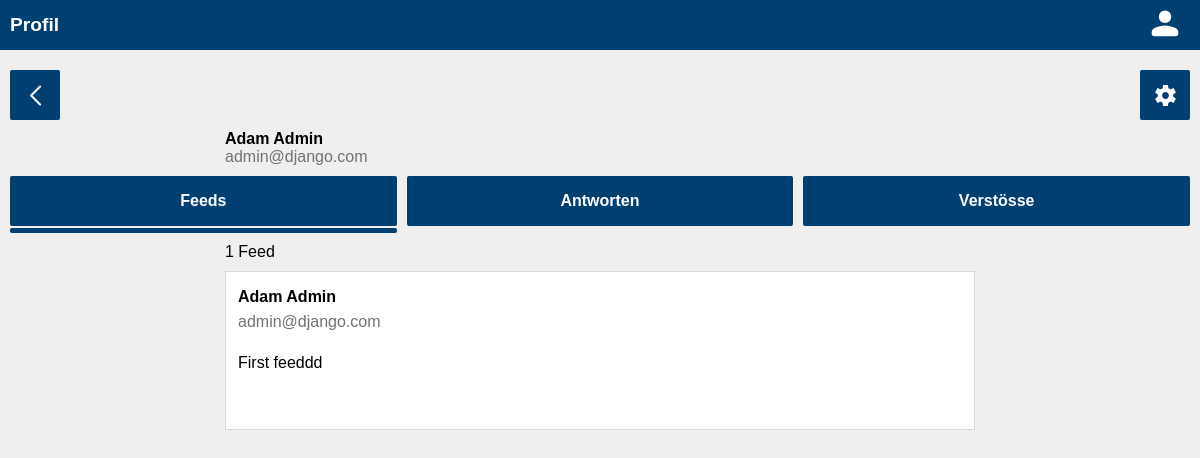
/users/1 (signed in), run on an earlier commit of the app's database.
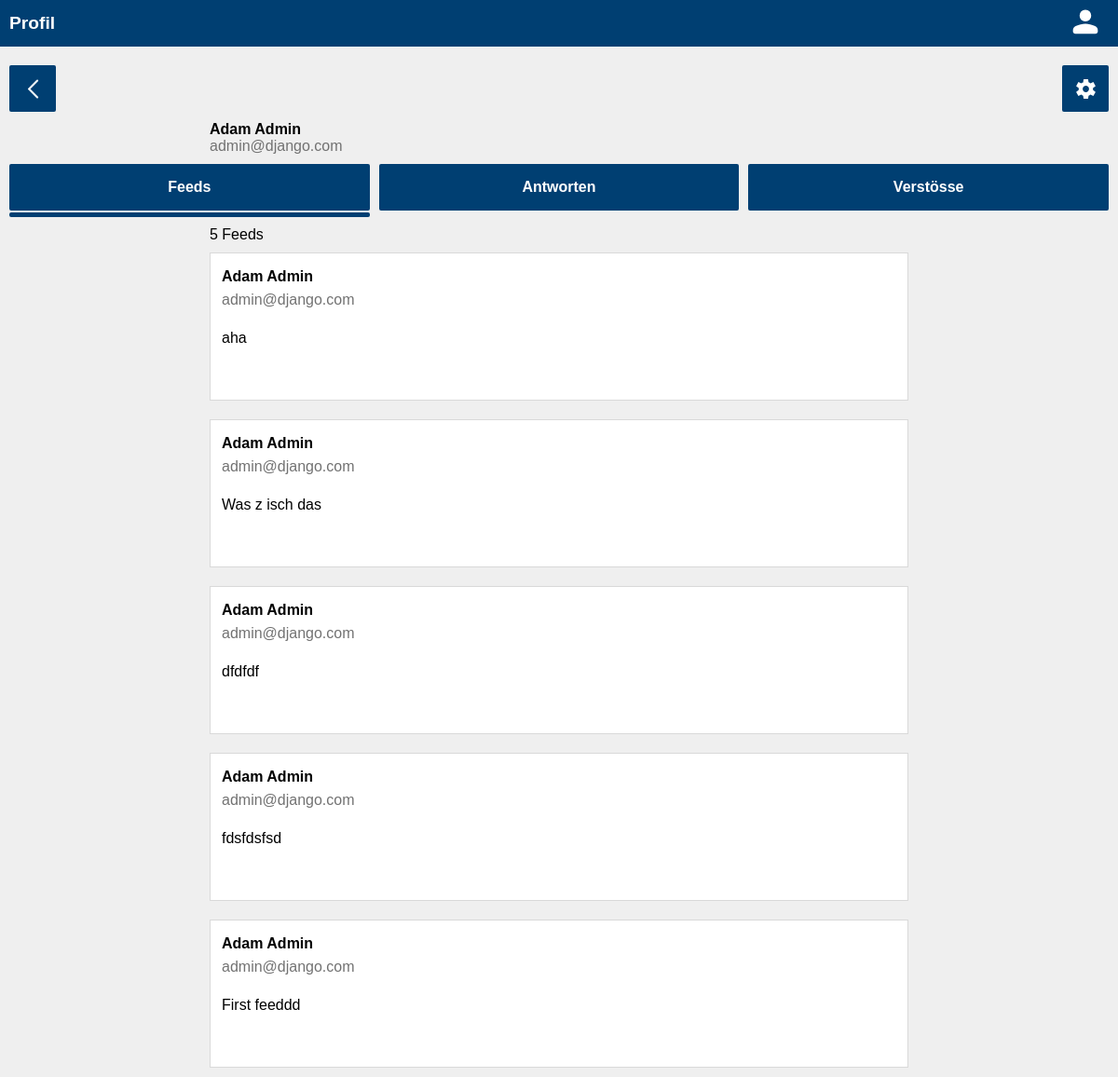
And on a later commit of the database.
### authentication/models.py (models this page shows)
class User(AbstractUser):
    first_name = models.CharField(max_length=100, verbose_name=_("Vorname"))
    last_name = models.CharField(max_length=100, verbose_name=_("Nachname"))
    username = models.EmailField(unique=True, verbose_name="Benutzername")
    email = models.EmailField(unique=True, verbose_name="E-Mail Adresse")
    USERNAME_FIELD = "email"
    REQUIRED_FIELDS = ["username"]
    birthdate = models.DateField(null=True, verbose_name=_("Geburtsdatum"))
    verified = models.BooleanField(null=True)

### feeds/models.py (models this page shows, shortened)
class Feed(models.Model):
    text = models.TextField(max_length=200)
    published_date = models.DateTimeField(auto_now_add=True, verbose_name=_("Veröffentlicht"))
    author = models.ForeignKey(
        User,
        on_delete=models.CASCADE,
        related_name="feeds",
    )
    class Meta:
        ordering = ["-published_date", "-id"]

### authentication/views.py (the view)
# urls.py: path("users/<int:pk>", UserView.as_view(), name="user"),
class UserView(generic.DetailView):
    model = User
    template_name = "authentication/user.html"

### authentication/templates/authentication/user.html (shortened to what this page needs)
{% load static %}
{% load i18n %}
<!DOCTYPE html>
<html lang="en">
<head>
    <link rel="stylesheet" href="{% static 'global.css' %}">
    <link rel="stylesheet" href="{% static 'header.css' %}">
    <link rel="stylesheet" href="{% static 'users.css' %}">
    <link rel="stylesheet" href="{% static 'style.css' %}">
    <link rel="stylesheet" href="{% static 'feeds.css' %}">
</head>
<body>
<header>
    <div class="grid-header">
        <h1 class="title">{% translate "Profil" %}</h1>
        <div class="profile">
            <a href="{% url 'user' request.user.id %}"><img src="{% static 'svgs/account.svg' %}" height="40px"/></a>
        </div>
    </div>
</header>
<main>
    {% if request.user.id == user.id or perms.authentication.view_user %}
        <div class="grid-buttons grid-buttons-user">
            <a href="{% url 'feeds' %}" class="crud-button back">
                <img src="{% static 'svgs/back.svg' %}" height="25px"/>
            </a>
            {% if request.user.id == user.id or perms.authentication.change_user %}
                <a href="{% url 'user_update' user.id %}" class="crud-button update">
                    <img src="{% static 'svgs/settings.svg' %}" height="25px"/>
                </a>
            {% endif %}
        </div>
        <div>
            <div class="user">
                <div class="fulname-container">
                    {% if user.first_name != "" and user.last_name %}
                        <p class="fulname">{{ user.first_name }} {{ user.last_name }}</p>
                    {% else %}
                        <p class="fulname">{% translate "Unbekannt" %}</p>
                    {% endif %}
                </div>
                <p class="email">{{ user.email }}</p>
            </div>
        </div>
        <div class="grid-tab feeds">
            <a class="tab">
                {% translate "Feeds" %}
            </a>
            <a href="{% url 'user_commentaries' user.id %}" class="tab replies">
                {% translate "Antworten" %}
            </a>
            <a href="{% url 'user_warns' user.id %}" class="tab warns">
                {% translate "Verstösse" %}
            </a>
            <div class="current">
            </div>
        </div>
        <div class="count">
            {% if user.feeds.count > 1 or user.feeds.count < 1 %}
                <p>{{ user.feeds.count }} {% translate "Feeds" %}</p>
            {% else %}
                <p>{{ user.feeds.count }} {% translate "Feed" %}</p>
            {% endif %}
        </div>
        <div class="grid-feeds">
        {% for feed in user.feeds.all %}
            {% if feed.author.id == user.id %}
                <a href={% url 'feed' feed.id %}>
                    <div class="card feed">
                        <div class="author">
                            <div class="fulname-container">
                                {% if feed.author.first_name != "" and feed.author.last_name != "" %}
                                    <p class="fulname">{{ feed.author.first_name }} {{ feed.author.last_name }}</p>
                                {% else %}
                                    <p class="fulname">{% translate "Unbekannt" %}</p>
                                {% endif %}
                            </div>
                            <p class="email">{{ feed.author.email }}</p>
                        </div>
                        <div class="text">
                            <p>{{ feed.text }}</p>
                        </div>
                    </div>
                </a>
            {% endif %}
        {% endfor %}
    {% else %}
        <div class="no-perm">
            <p>{% translate "Zugriff verweigert" %}</p>
        </div>
    {% endif %}
</main>
</body>

### authentication/static/global.css (style rules this page uses)
* { margin: 0; padding: 0; font-family: "Quicksand-Regular", sans-serif; }
html, body { height: 100%; background-color: #EFEFEF; }
main { position: relative; padding: 10px; }
a { color: #003f72; text-decoration: none; }

### authentication/static/header.css (style rules this page uses)
header { height: 50px; background-color: #003f72; color: white; font-weight: bold; padding: 0 10px; }
.grid-header { display: grid; grid-template-rows: 50px; grid-template-columns: 1fr 50px; grid-template-areas: "title profile"; }
header .title { grid-area: title; font-size: 1.2rem; display: flex; align-items: center; }
.profile { grid-area: profile; display: flex; justify-content: center; align-items: center; filter: invert(); }
.profile a { justify-content: center; align-items: center; }

### authentication/static/users.css (style rules this page uses)
.user { width: 100%; margin: 25px auto; }
.user .fulname-container { display: flex; align-items: center; }
.user .fulname { font-weight: bold; grid-area: fulname; display: flex; align-items: center; margin: 0 5px 0 0; }
.user .email { grid-area: email; display: flex; align-items: center; color: #727272 }
.grid-tab { display: grid; grid-gap: 2px 10px; grid-template-rows: 50px 5px; grid-template-columns: 1fr 1fr 1fr; grid-template-areas: "feeds replies warns" "current . ."; margin: 10px 0; }
.tab { display: flex; justify-content: center; align-items: center; background-color: #003f72; font-weight: bold; color: white; border-radius: 2px; }
.current { grid-area: current; background-color: #003f72; border-radius: 2px; }
.count { margin: 10px auto; }
@media screen and (min-width: 520px) { .user, .count, .grid-group { width: 500px; margin: 10px auto; } }
@media screen and (min-width: 770px) { .user, .count, .grid-group { width: 750px; } }

### authentication/static/style.css (style rules this page uses)
.card { border-color: #d9d9d9; border-width: 1px; border-style: solid; background-color: white; }

### feeds/static/feeds.css (style rules this page uses)
.grid-buttons { display: grid; grid-gap: 10px; grid-template-columns: 50px 1fr 50px 50px 50px; grid-template-rows: 50px; margin: 10px 0; }
.grid-buttons-user { grid-template-areas: "back . . . update"; }
.crud-button { cursor: pointer; display: flex; justify-content: center; align-items: center; color: white; font-size: 1.2rem; font-weight: bold; border-radius: 2px; }
.crud-button img { filter: invert(); }
.back { grid-area: back; background-color: #003f72; }
.update { grid-area: update; background-color: #003f72; }
.grid-feeds { display: grid; grid-gap: 20px; }
.feed { display: grid; grid-gap: 20px; grid-template-columns: 1fr; grid-template-rows: 50px 1fr 25px; grid-template-areas: "author" "text" "published"; padding: 12px; }
.feed a, .feed p, .commentary a, .commentary p { text-decoration: none; color: black; word-break: break-word; }
.feed .author { grid-area: author; display: grid; grid-template-rows: 1fr 1fr; grid-template-columns: 1fr 25px; grid-template-areas: "fulname-container" "email"; }
.author .fulname-container { font-weight: bold; grid-area: fulname-container; display: flex; align-items: center; }
.fulname { margin: 0 5px 0 0; }
.author .email { grid-area: email; display: flex; align-items: center; color: #727272 }
.feed .text { grid-area: text; }
@media screen and (min-width: 520px) { main > .grid-feeds, main > .grid-commentaries, main > .grid-warns { width: 500px; margin: 0 auto; } }
@media screen and (min-width: 770px) { main > .grid-feeds, main > .grid-commentaries, main > .grid-warns { width: 750px; } }

What changed in the data, as far as the page shows it:
changed User "Adam": feeds.count "1" → "5"
added Feed: author.first_name "Adam", author.last_name "Admin", author.email "admin@django.com", text "aha"
added Feed: author.first_name "Adam", author.last_name "Admin", author.email "admin@django.com", text "Was z isch das"
added Feed: author.first_name "Adam", author.last_name "Admin", author.email "admin@django.com", text "dfdfdf"
added Feed: author.first_name "Adam", author.last_name "Admin", author.email "admin@django.com", text "fdsfdsfsd"
Also different on the page:
text no longer shown: "Feed"
text now shown: "Feeds"
